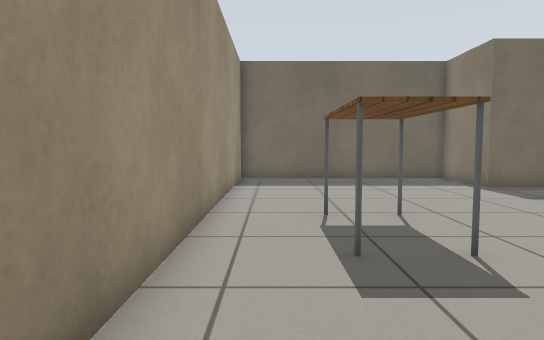
view 1 (above)

22 first-person views from a walk through a robot-simulator world made for Gazebo. The camera is 0.72 m above the floor, tilts 4° down and sees 75° across. The floor is counted in squares, 0.5 m on a side. Each view is taken from the middle of a square. On the plan, view 1 faces up. The plan holds only what a view shows up to about 15 squares ahead; the rest is blank. Simple patterns stand in for the simulator's built-in surfaces.

view 2
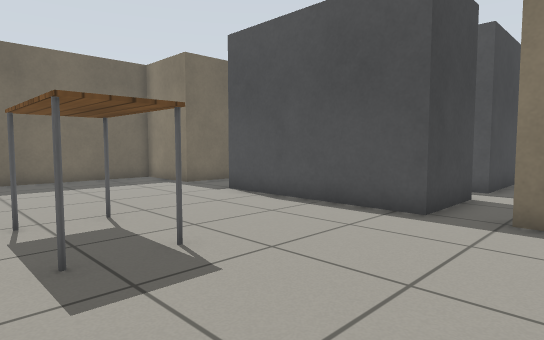

view 3
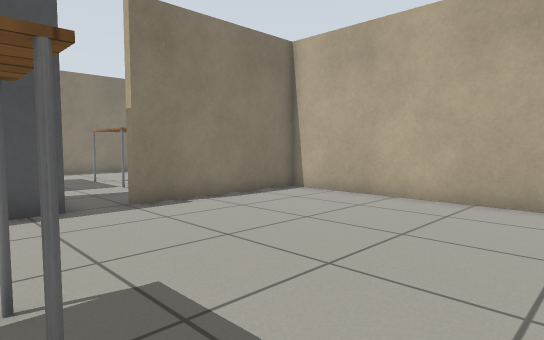

view 4
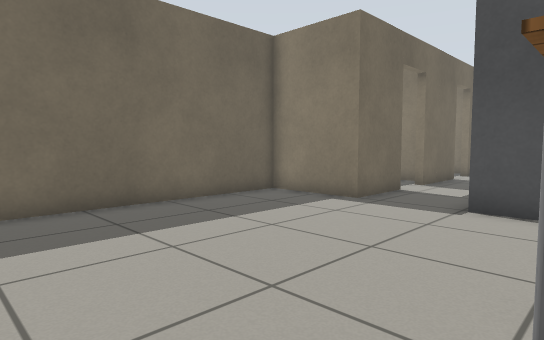

view 5
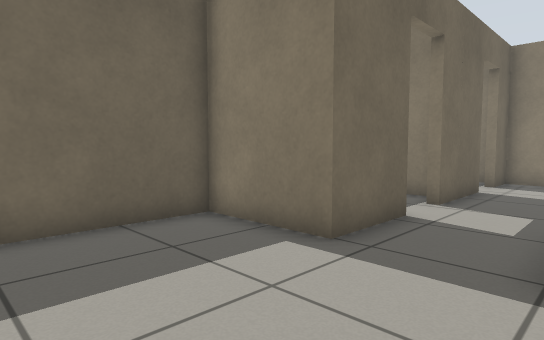

view 6
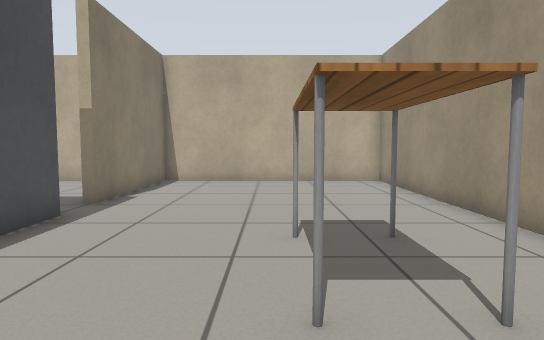

view 7
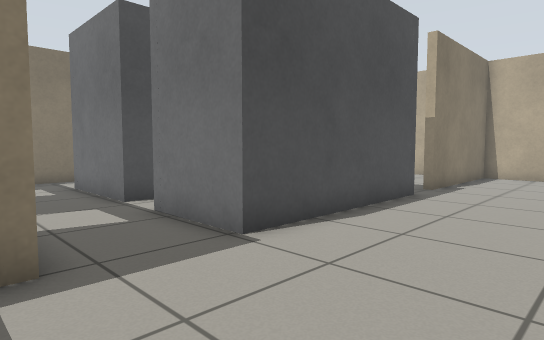

view 8
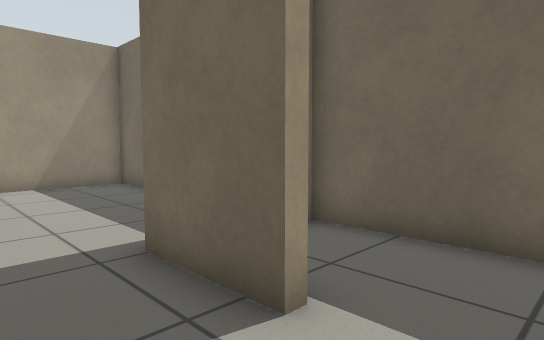

view 9
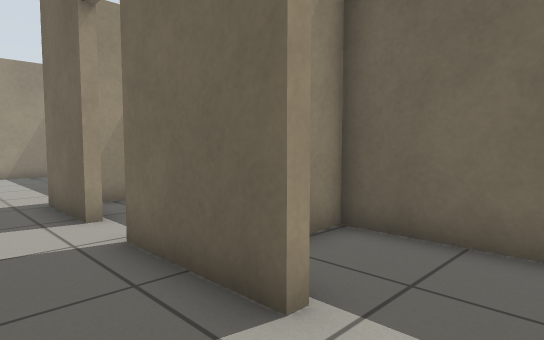

view 10
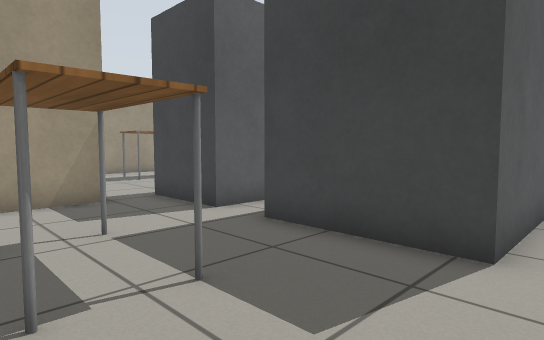

view 11
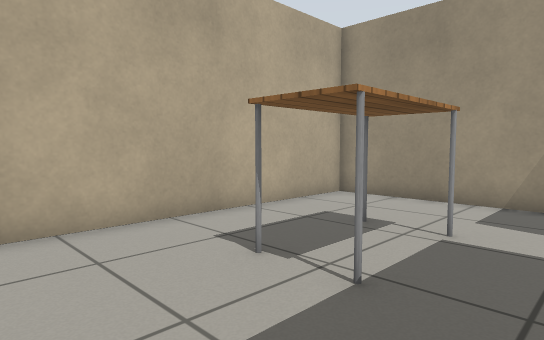

view 12
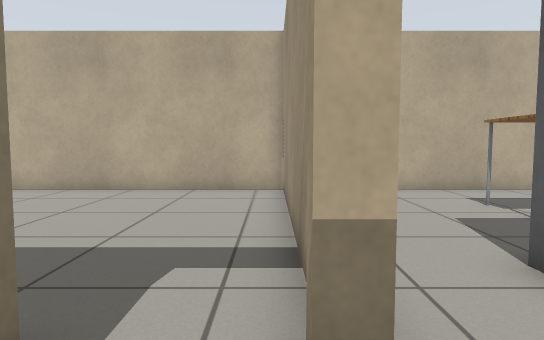

view 13
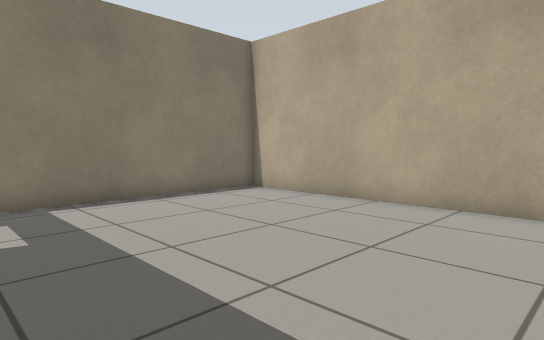

view 14
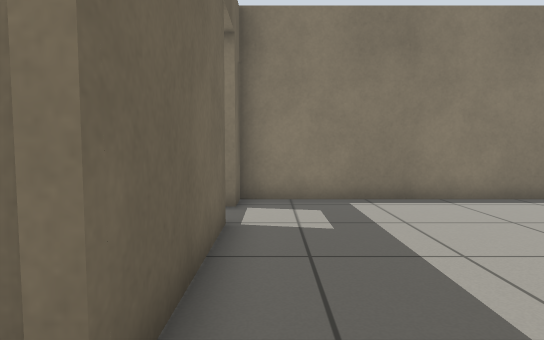

view 15
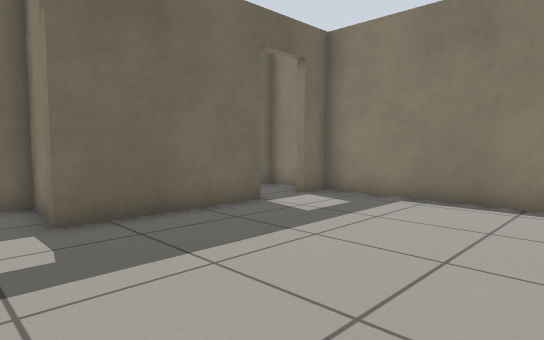

view 16
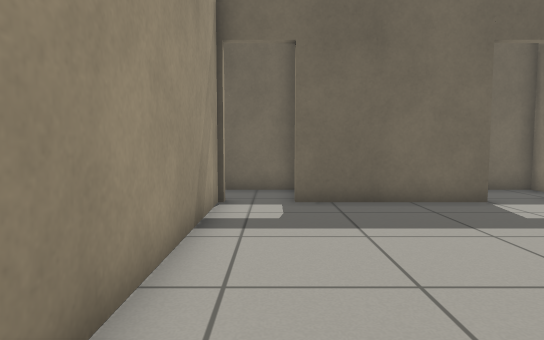

view 17
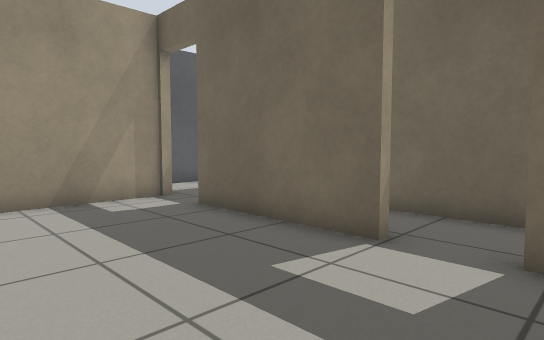

view 18
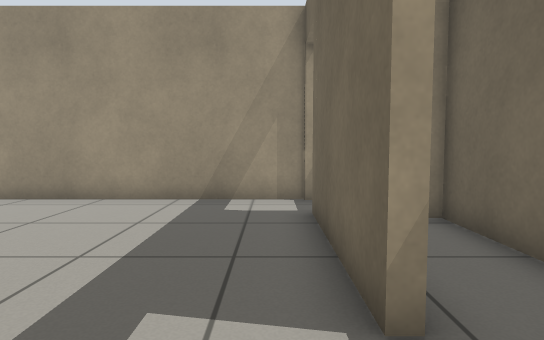

view 19
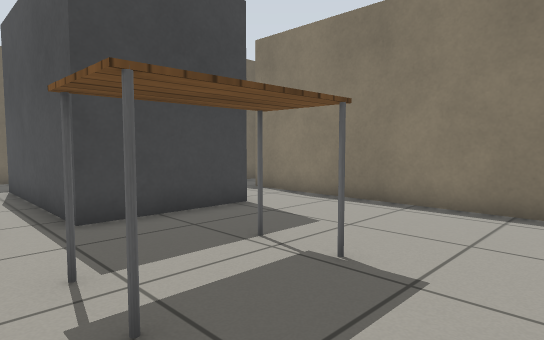

view 20
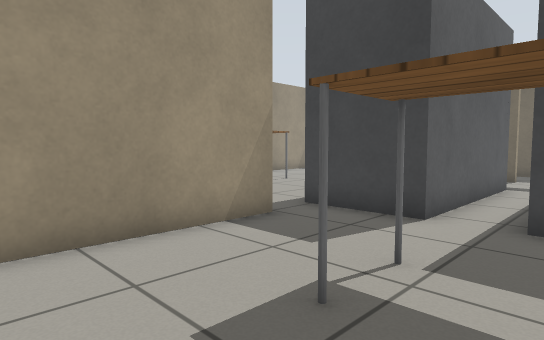

view 21
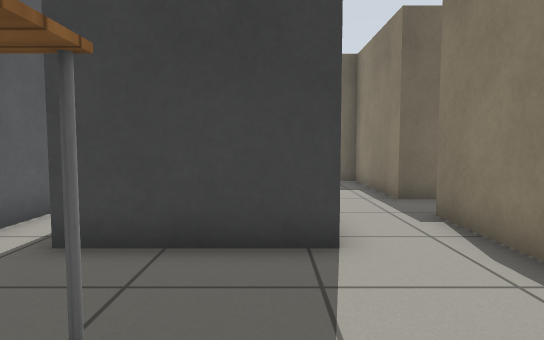

view 22
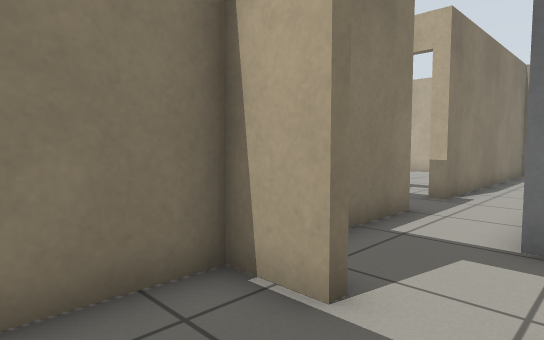

### Floor plan
Ten units are one square. View 1 is at (0, 0); x grows to the right and y downward. Boxes are objects, and circles mark ways between rooms. Rooms are numbered by the first view taken in them; rooms with no view inside come last. Other rooms are left out.
<svg viewBox="-18 -158 306 207">
<path fill="none" stroke="#000" d="M73 -29 73 -93 103 -94M119 -94 159 -94M101 -121 73 -121 73 -153 -13 -153 -13 44 73 44 73 -14M151 -121 117 -121M183 -74 183 -121 167 -121M73 -14 77 -14 77 44 162 44M183 31 183 -51 186 -51M159 -80 159 -29 119 -29 119 -94M208 -52 208 -74 183 -74M103 -94 103 -29 73 -29M254 -48 206 -48M186 44 283 44 283 -48 272 -48M186 -51 186 38M164 -153 134 -153 134 -144M167 -124 183 -124 183 -146M114 -153 77 -153 77 -131M131 -129 131 -136M283 -60 283 -74 210 -74"/>
<rect x="5" y="-75" width="20" height="30" fill="#bbb"><title>table</title></rect>
<rect x="105" y="-5" width="40" height="20" fill="#bbb"><title>table</title></rect>
<circle cx="110" cy="-100" r="3" fill="#2a7"/>
<circle cx="175" cy="-85" r="3" fill="#2a7"/>
<circle cx="70" cy="-20" r="3" fill="#2a7"/>
<circle cx="155" cy="-120" r="3" fill="#2a7"/>
<circle cx="105" cy="-120" r="3" fill="#2a7"/>
<circle cx="195" cy="-50" r="3" fill="#2a7"/>
<circle cx="265" cy="-50" r="3" fill="#2a7"/>
<text x="40" y="-60">1</text>
<text x="130" y="0">2</text>
<text x="230" y="0">3</text>
<text x="160" y="-140">4</text>
<text x="100" y="-140">5</text>
<text x="250" y="-70">6</text>
</svg>
Room 1 opens to room 2. Room 1 opens to room 4. Room 1 opens to room 5. Room 2 opens to room 3. Room 3 opens to room 6.

Where each view was taken, in squares from view 1:
view 1: 0 up, 0 right, facing up
view 2: 0 up, 0 right, facing up-right
view 3: 5 up, 1 left, facing down-right
view 4: 7 up, 1 left, facing up-right
view 5: 9 up, 3 right, facing up-right
view 6: 10 up, 3 right, facing down
view 7: 13 up, 3 right, facing down-right
view 8: 10 up, 12 right, facing up-left
view 9: 10 up, 17 right, facing up-left
view 10: 2 down, 17 right, facing up-left
view 11: 2 up, 17 right, facing down-left
view 12: 7 up, 19 right, facing down
view 13: 4 up, 19 right, facing down-right
view 14: 4 up, 19 right, facing right
view 15: 2 down, 19 right, facing up-right
view 16: 4 down, 20 right, facing up
view 17: 0 up, 28 right, facing up-left
view 18: 4 up, 28 right, facing left
view 19: 4 down, 10 right, facing up-right
view 20: 4 down, 13 right, facing up-left
view 21: 2 down, 15 right, facing up
view 22: 15 up, 15 right, facing down-right
